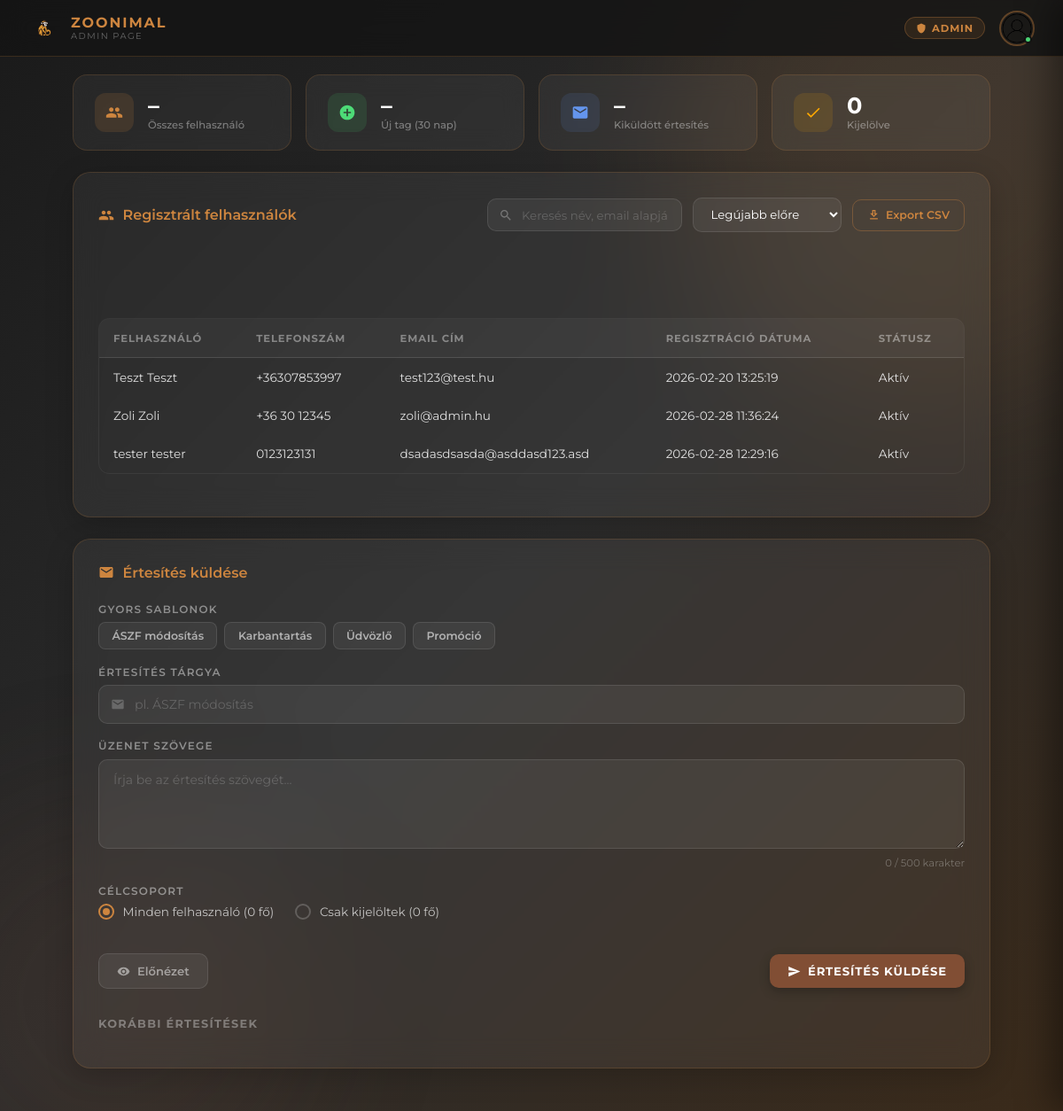
The app's page /admin.php with its own data.
### tables this page shows
CREATE TABLE `users` (
  `id` int(11) NOT NULL,
  `email` varchar(150) NOT NULL,
  `password` varchar(255) NOT NULL,
  `name` varchar(150) NOT NULL,
  `phone` varchar(12) NOT NULL,
  `created_at` timestamp NOT NULL DEFAULT current_timestamp(),
  `is_admin` varchar(1) NOT NULL,
  `status` varchar(8) NOT NULL DEFAULT 'active'
);

### admin.php (the view, shortened to what this page needs)
<?php
    require __DIR__ . "/backend/db.php";
?>
<!DOCTYPE html>
<html lang="hu">
<head>
    <link rel="stylesheet" href="assets/css/admin.css">
</head>
<body>
<div class="bg-layer">
    <div class="bg-orb bg-orb-1"></div>
    <div class="bg-orb bg-orb-2"></div>
</div>
<header class="topbar">
    <div class="topbar-brand">
        <img src="assets/images/monkey.png" alt="ZOONIMAL" class="topbar-logo-img">
        <div class="topbar-brand-text">
            <span class="topbar-brand-name">ZOONIMAL</span>
            <span class="topbar-brand-sub">Admin Page</span>
        </div>
    </div>
    <div class="topbar-right">
        <div class="admin-badge">
            <svg viewBox="0 0 24 24"><path d="M12 1L3 5v6c0 5.55 3.84 10.74 9 12 5.16-1.26 9-6.45 9-12V5l-9-4z"/></svg>
            Admin
        </div>
        <button class="profile-btn" id="profileBtn" aria-label="Admin menü">
            <img src="assets/images/profilepic.png" alt="Admin" class="profile-btn-img">
            <span class="profile-btn-dot"></span>
        </button>
    </div>
</header>
<main class="main-content">
    <div class="stats-row" id="stats">
        <div class="stat-card">
            <div class="stat-icon stat-icon--users">
            </div>
            <div class="stat-info">
                <span class="stat-value" id="statTotal">–</span>
                <span class="stat-label">Összes felhasználó</span>
            </div>
        </div>
        <div class="stat-card">
            <div class="stat-icon stat-icon--new">
                <svg viewBox="0 0 24 24"><path d="M12 2C6.48 2 2 6.48 2 12s4.48 10 10 10 10-4.48 10-10S17.52 2 12 2zm5 11h-4v4h-2v-4H7v-2h4V7h2v4h4v2z"/></svg>
            </div>
            <div class="stat-info">
                <span class="stat-value" id="statNew">–</span>
                <span class="stat-label">Új tag (30 nap)</span>
            </div>
        </div>
        <div class="stat-card">
            <div class="stat-icon stat-icon--notif">
                <svg viewBox="0 0 24 24"><path d="M20 4H4c-1.1 0-2 .9-2 2v12c0 1.1.9 2 2 2h16c1.1 0 2-.9 2-2V6c0-1.1-.9-2-2-2zm0 4l-8 5-8-5V6l8 5 8-5v2z"/></svg>
            </div>
            <div class="stat-info">
                <span class="stat-value" id="statNotifs">–</span>
                <span class="stat-label">Kiküldött értesítés</span>
            </div>
        </div>
        <div class="stat-card">
            <div class="stat-icon stat-icon--selected">
                <svg viewBox="0 0 24 24"><path d="M9 16.17L4.83 12l-1.42 1.41L9 19 21 7l-1.41-1.41z"/></svg>
            </div>
            <div class="stat-info">
                <span class="stat-value" id="statSelected">0</span>
                <span class="stat-label">Kijelölve</span>
            </div>
        </div>
    </div>
    <section class="card" id="users">
        <div class="card-header">
            <h2 class="card-title">
                Regisztrált felhasználók
            </h2>
            <div class="card-actions">
                <div class="search-wrap">
                    <svg viewBox="0 0 24 24"><path d="M15.5 14h-.79l-.28-.27C15.41 12.59 16 11.11 16 9.5 16 5.91 13.09 3 9.5 3S3 5.91 3 9.5 5.91 16 9.5 16c1.61 0 3.09-.59 4.23-1.57l.27.28v.79l5 4.99L20.49 19l-4.99-5zm-6 0C7.01 14 5 11.99 5 9.5S7.01 5 9.5 5 14 7.01 14 9.5 11.99 14 9.5 14z"/></svg>
                    <input type="text" class="search-input" id="searchInput" placeholder="Keresés név, email alapján...">
                </div>
                <select class="filter-select" id="sortSelect">
                    <option value="newest">Legújabb előre</option>
                </select>
                <button class="btn-outline" id="exportBtn">
                    <svg viewBox="0 0 24 24"><path d="M19 9h-4V3H9v6H5l7 7 7-7zm-8 2V5h2v6h1.17L12 13.17 9.83 11H11zm-6 7h14v2H5z"/></svg>
                    Export CSV
                </button>
            </div>
        </div>
        <?php
        $stmt = $conn->prepare("SELECT id, email, name, phone, created_at, status FROM users");
        $stmt->execute();
        $result = $stmt->get_result();
        $users = $result->fetch_all(MYSQLI_ASSOC);
        ?>
        <div class="table-wrap">
            <table class="users-table" id="usersTable">
                <thead>
                    <tr>
                        <th>Felhasználó</th>
                        <th>Telefonszám</th>
                        <th>Email cím</th>
                        <th>Regisztráció dátuma</th>
                        <th>Státusz</th>
                    </tr>
                </thead>
                <?php foreach ($users as $user): ?>
                <tbody id="usersBody">
                    <td><?php echo htmlspecialchars($user['name']); ?></td>
                    <td><?php echo htmlspecialchars($user['phone']); ?></td>
                    <td><?php echo htmlspecialchars($user['email']); ?></td>
                    <td><?php echo htmlspecialchars($user['created_at']); ?></td>
                    <td><?php if ($user['status'] == 'active') {echo 'Aktív'; }?></td>
                </tbody>
                <?php endforeach; ?>
            </table>
        </div>
    </section>
    <section class="card" id="notifications">
        <div class="card-header">
            <h2 class="card-title">
                <svg viewBox="0 0 24 24"><path d="M20 4H4c-1.1 0-2 .9-2 2v12c0 1.1.9 2 2 2h16c1.1 0 2-.9 2-2V6c0-1.1-.9-2-2-2zm0 4l-8 5-8-5V6l8 5 8-5v2z"/></svg>
                Értesítés küldése
            </h2>
        </div>
        <form class="notif-form" id="notifForm">
            <div class="field-group">
                <label class="field-label">Gyors sablonok</label>
                <div class="template-btns">
                    <button type="button" class="btn-template" data-title="ÁSZF módosítás" data-msg="Tájékoztatjuk, hogy az Általános Szerződési Feltételeinket frissítettük. Kérjük, tekintse át az új feltételeket az Adatkezelési tájékoztató menüpontban.">
                        ÁSZF módosítás
                    </button>
                    <button type="button" class="btn-template" data-title="Rendszerkarbantartás" data-msg="Tájékoztatjuk, hogy tervezett rendszerkarbantartás miatt a weboldal átmenetileg nem lesz elérhető. Kellemetlenségért elnézést kérünk.">
                        Karbantartás
                    </button>
                    <button type="button" class="btn-template" data-title="Üdvözlő üzenet" data-msg="Üdvözöljük a ZOONIMAL közösségében! Örülünk, hogy csatlakozott hozzánk.">
                        Üdvözlő
                    </button>
                    <button type="button" class="btn-template" data-title="Promóció" data-msg="Különleges ajánlattal készültünk Önnek! Látogasson el weboldalunkra a részletekért.">
                        Promóció
                    </button>
                </div>
            </div>
            <div class="field-group">
                <label class="field-label" for="notifTitle">Értesítés tárgya</label>
                <div class="field-wrap">
                    <span class="field-icon">
                        <svg viewBox="0 0 24 24"><path d="M20 4H4c-1.1 0-2 .9-2 2v12c0 1.1.9 2 2 2h16c1.1 0 2-.9 2-2V6c0-1.1-.9-2-2-2zm0 4l-8 5-8-5V6l8 5 8-5v2z"/></svg>
                    </span>
                    <input type="text" class="field-input" id="notifTitle" name="title" placeholder="pl. ÁSZF módosítás" required>
                </div>
            </div>
            <div class="field-group">
                <label class="field-label" for="notifMsg">Üzenet szövege</label>
                <textarea class="field-textarea" id="notifMsg" name="message" placeholder="Írja be az értesítés szövegét..." required rows="4"></textarea>
                <div class="char-counter"><span id="charCount">0</span> / 500 karakter</div>
            </div>
            <div class="field-group">
                <label class="field-label">Célcsoport</label>
                <div class="recipient-options">
                    <label class="radio-label">
                        <span class="radio-box"></span>
                        <span>Minden felhasználó (<span id="recipientCount">0</span> fő)</span>
                    </label>
                    <label class="radio-label" id="selectedRadioLabel">
                        <span class="radio-box"></span>
                        <span>Csak kijelöltek (<span id="selectedCount">0</span> fő)</span>
                    </label>
                </div>
            </div>
            <div class="form-actions">
                <button type="button" class="btn-cancel" id="previewBtn">
                    <svg viewBox="0 0 24 24"><path d="M12 4.5C7 4.5 2.73 7.61 1 12c1.73 4.39 6 7.5 11 7.5s9.27-3.11 11-7.5c-1.73-4.39-6-7.5-11-7.5zM12 17c-2.76 0-5-2.24-5-5s2.24-5 5-5 5 2.24 5 5-2.24 5-5 5zm0-8c-1.66 0-3 1.34-3 3s1.34 3 3 3 3-1.34 3-3-1.34-3-3-3z"/></svg>
                    Előnézet
                </button>
                <button type="submit" class="btn-save" style="margin-left:auto">
                    <svg viewBox="0 0 24 24"><path d="M2.01 21L23 12 2.01 3 2 10l15 2-15 2z"/></svg>
                    Értesítés küldése
                </button>
            </div>
        </form>
        <div class="notif-history">
            <h4 class="history-title">Korábbi értesítések</h4>
        </div>
    </section>
</main>
</body>
</html>

### records on screen
users: name "Teszt Teszt", phone "+36307853997", email "test123@test.hu", created_at "2026-02-20 13:25:19", status "Aktív"
users: name "Zoli Zoli", phone "+36 30 12345", email "zoli@admin.hu", created_at "2026-02-28 11:36:24", status "Aktív"
users: name "tester tester", phone "0123123131", email "dsadasdsasda@asddasd123.asd", created_at "2026-02-28 12:29:16", status "Aktív"
